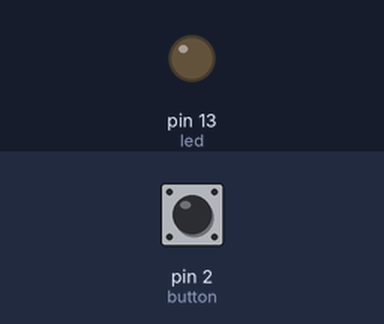
This sketch was run on a simulated Arduino Uno, built with avr-gcc and run on an emulated ATmega328P. Shown: output pins drawn as LEDs (lit = HIGH). The test bench sets the inputs (shaded band); at power-on: pin 2 (button) LOW.

Above: at 1.2 s.
1.3 s: pin 2 (button) pulled HIGH for 0.15 s
At 1.37 s:
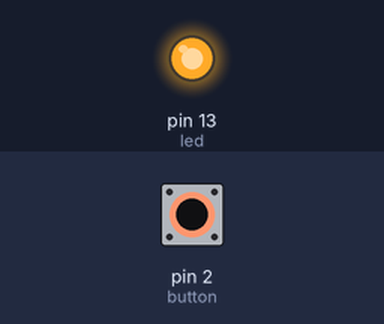
2.9 s: pin 2 (button) pulled HIGH for 3.2 s
At 6.6 s:
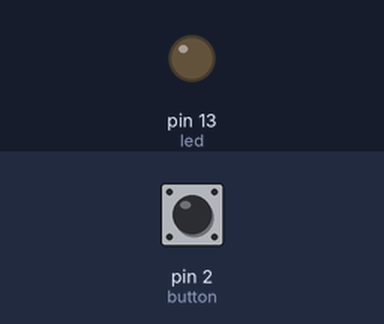
Timing chart, 0 to 8.1 s (numbered marks = the images above; inputs shaded):
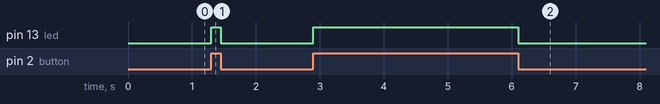

The sketch:

Tactile_Push_button.ino
```cpp
int button = 2;
int led = 13;

void setup()
{
  pinMode(button, INPUT);
  pinMode(led, OUTPUT);
}

void loop()
{
  int state = digitalRead(button);

  if(state == HIGH)
  {
    digitalWrite(led, HIGH);
  }
  else
  {
    digitalWrite(led, LOW);
  }
}
```

Measured:
- after the input at 1.3 s, pin 13 (led): LOW → HIGH at once, → LOW 0.15 s later
- after the input at 2.9 s, pin 13 (led): LOW → HIGH at once, → LOW 3.2 s later
